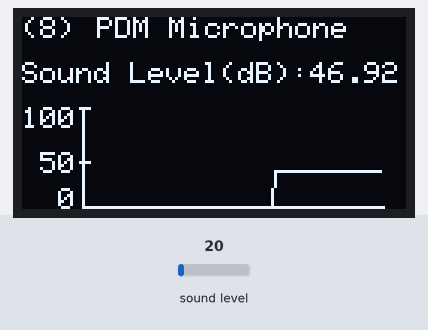
Recording of a program running on a simulated Raspberry Pi Pico running CircuitPython. Parts: 128×64 one-colour display. Inputs (shaded band) come from the test bench; at power-on: sound level 20.

Above: at 1.2 s.
1.3 s: sound level set to 5
At 1.6 s:
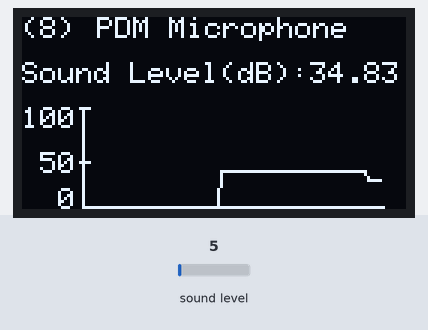
2.9 s: sound level set to 103
At 3.32 s:
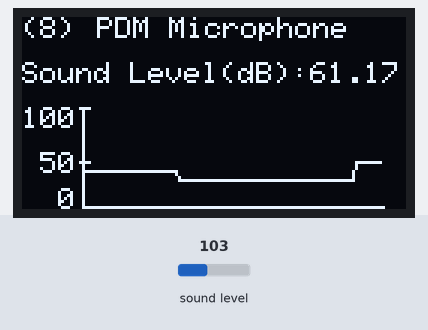
4.7 s: sound level set to 128
At 8.4 s:
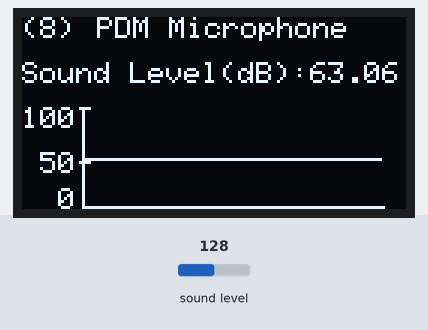
Timing chart, 0 to 9.9 s (numbered marks = the images above; inputs shaded):
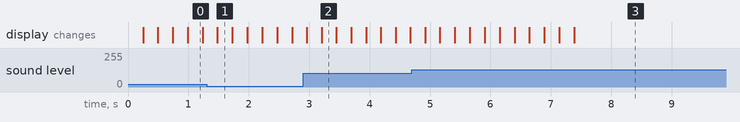

The program:

edu_pdm_microphone.py
```python
#Import necessary libraries
import board
import busio
import adafruit_ssd1306
import time
import array, math, audiobusio

def init_oled():
    # Define the i2c GPIOs on SCL=GP5 and SDA=GP4
    global i2c
    i2c = busio.I2C(board.GP5, board.GP4)

    # Define the OLED display using the above pins
    global oled
    oled = adafruit_ssd1306.SSD1306_I2C(128, 64, i2c)

def deinit_oled():
    #Clear the OLED display
    oled.fill(0)
    oled.show()
    print("deinit I2C")
    i2c.deinit()

def init_module():
    #Initialize the PDM Microphone colour
    global mic
    mic = audiobusio.PDMIn(board.GP3, board.GP2, sample_rate=32000, bit_depth=16)

    global interval
    interval = time.monotonic()

def log10(x):
    return math.log(x) / math.log(10)

def normalized_rms(values):
    minbuf = sum(values) / len(values)
#         samples_sum = sum(float(sample - minbuf) * (sample - minbuf)for sample in values)
    samples_sum = 0
    for sample in values:
        sample_normalize = float(sample - minbuf) * (sample - minbuf)
        samples_sum += sample_normalize
    return math.sqrt(samples_sum / len(values))

def horiz(l,r,t,c, oled):  # left, right ,top, colour
    n = r-l+1        # Horizontal line
    for i in range(n):
        oled.pixel(l + i, t , c)

def vert(l,t,b,c, oled):   # left, top, bottom, colour
    n = b-t+1        # Vertical line
    for i in range(n):
        oled.pixel(l, t+i, c)

def graphbar1(oled):
    oled.text("100", 0, 30, 1)
    oled.text("50", 6, 45, 1)
    oled.text("0", 12, 57, 1)

    vert(20,30,63,1, oled) # x axis
    horiz(20,120,63,1, oled) # y axis

    horiz(19,22,30,1, oled)
    horiz(19,22,48,1, oled)

def showlinegraph1(oled):
    global buffer_index
    graphbar1(oled)

    for i in range(MAX_WIDTH - 1):
        x0 = int(20 + i)
        y0 = int(63 - round(graphdata1[i]/4))  # Reverse the y-coordinate
        x1 = int(20 + i + 1)
        y1 = int(63 - round(graphdata1[i + 1]/4))  # Reverse the y-coordinate
        oled.line(x0, y0, x1, y1, 1)

# Increase the buffer size to store more data points
BUFFER_SIZE = 10
MAX_WIDTH = 100
buffer_data = [0] * BUFFER_SIZE
graphdata1 = [0] * MAX_WIDTH
buffer_index = 0  # Index to keep track of the current position in the buffer
DISPLAY_INTERVAL = 1.0  # Update the display every 1 second

def run_module(duration, oled):
    global interval
    global sound_level_dB
    global last_display_time
    global buffer_index
    global graphdata1

    sound_level_dB = 0.0

    if time.monotonic() > interval:
        interval = time.monotonic() + duration

        samples = array.array('H', [0] * 50)
        mic.record(samples, len(samples))
        magnitude = normalized_rms(samples)
        if magnitude > 0:
            sound_level_dB += 20 * log10(magnitude)
#             print(sound_level_dB)

        # Store the sampled data in the buffer
        if buffer_index < BUFFER_SIZE:
            buffer_data[buffer_index] = sound_level_dB
            buffer_index += 1
#             print(buffer_data)
        else:
            buffer_index = 0
            for index in range(BUFFER_SIZE-1):
                for graph_index in range(MAX_WIDTH-1):
                    graphdata1[graph_index] = graphdata1[graph_index+1] # Shift the array
                graphdata1[len(graphdata1)-1] = buffer_data[index] # Update new data on last array
#             print(graphdata1)


            # Clear the OLED display
            oled.fill(0)

            oled.text('PDM Microphone', 25, 0, 1)
            oled.text("Sound Level(dB):{:.2f}".format(sound_level_dB), 0, 15, 1)
            oled.text('(8)', 0, 0, 1)

            showlinegraph1(oled)

            oled.show()

def deinit_module():
    mic.deinit()

if __name__ == "__main__":
    try:
        init_oled()
        init_module()
        while True:

            #Run the module with interval 0.5s
            run_module(0.01, oled)
    finally:
        deinit_module()
        deinit_oled()        
```
